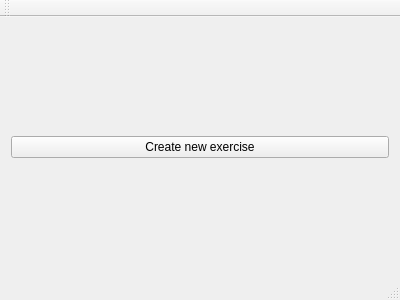
<?xml version="1.0" encoding="UTF-8"?>
<ui version="4.0">
 <class>MainWindow</class>
 <widget class="QMainWindow" name="MainWindow">
  <property name="geometry">
   <rect>
    <x>0</x>
    <y>0</y>
    <width>400</width>
    <height>300</height>
   </rect>
  </property>
  <property name="windowTitle">
   <string>MainWindow</string>
  </property>
  <widget class="QWidget" name="centralWidget">
   <layout class="QVBoxLayout" name="verticalLayout">
    <item>
     <widget class="QPushButton" name="pushButton">
      <property name="maximumSize">
       <size>
        <width>16777215</width>
        <height>16777215</height>
       </size>
      </property>
      <property name="text">
       <string>Create new exercise</string>
      </property>
     </widget>
    </item>
   </layout>
  </widget>
  <widget class="QMenuBar" name="menuBar">
   <property name="geometry">
    <rect>
     <x>0</x>
     <y>0</y>
     <width>400</width>
     <height>21</height>
    </rect>
   </property>
  </widget>
  <widget class="QToolBar" name="mainToolBar">
   <attribute name="toolBarArea">
    <enum>TopToolBarArea</enum>
   </attribute>
   <attribute name="toolBarBreak">
    <bool>false</bool>
   </attribute>
  </widget>
  <widget class="QStatusBar" name="statusBar"/>
 </widget>
 <layoutdefault spacing="6" margin="11"/>
 <resources/>
 <connections>
  <connection>
   <sender>pushButton</sender>
   <signal>clicked()</signal>
   <receiver>MainWindow</receiver>
   <slot>show()</slot>
   <hints>
    <hint type="sourcelabel">
     <x>113</x>
     <y>72</y>
    </hint>
    <hint type="destinationlabel">
     <x>114</x>
     <y>102</y>
    </hint>
   </hints>
  </connection>
 </connections>
</ui>
